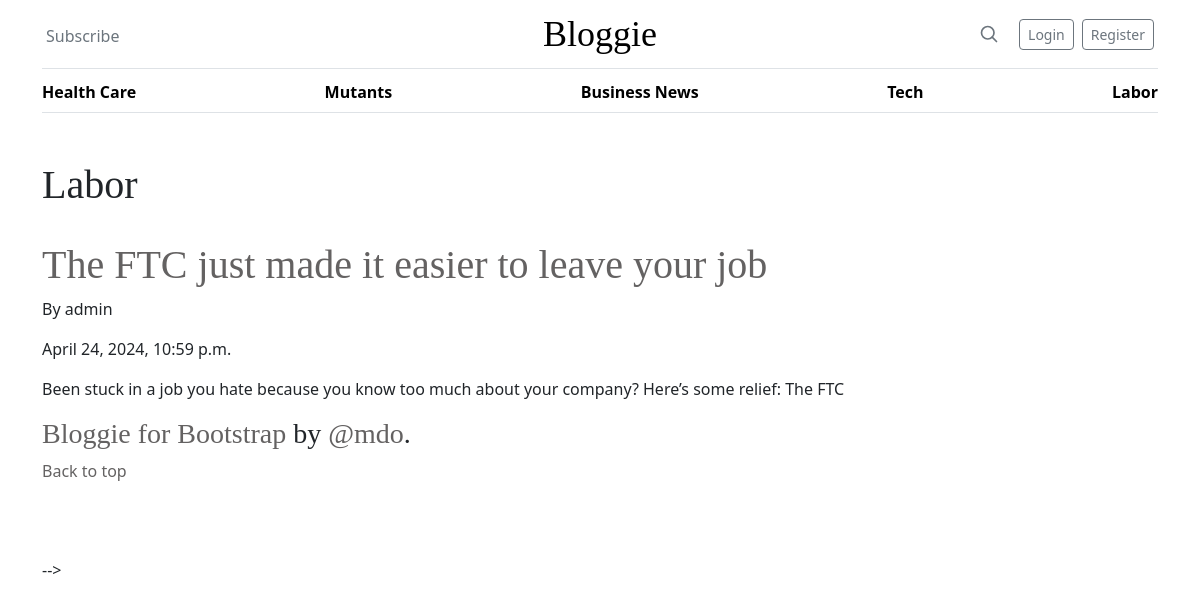
/category/labor/, run on an earlier commit of the app's database.
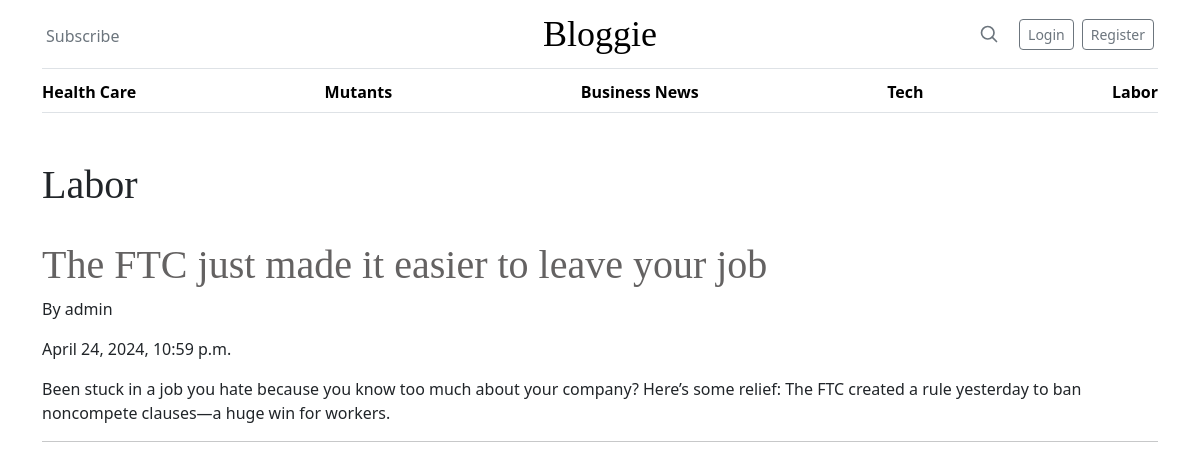
And on a later commit of the database.
### blog/models.py (models this page shows, shortened)
class Post(models.Model):
    title = models.CharField(max_length=255)
    title_tag = models.CharField(max_length=255, default='')
    header_image = models.ImageField(null=True, blank=True, upload_to='images/')
    author = models.ForeignKey(User, on_delete=models.CASCADE)
    date_posted = models.DateTimeField(auto_now_add=True)
    body = RichTextField(blank=True, null=True)
    category = models.CharField(max_length=255, default='default category')
    snippet = models.CharField(max_length=255, default='Click to Read the blog post')
    likes = models.ManyToManyField(User, related_name='blog_post')

### blog/views.py (the view)
# urls.py: path('category/<str:categories>/', CategoryView, name = 'category'),
def CategoryView(request, categories):
    category_posts = Post.objects.filter(category=categories.replace('-', ' '))
    return render(request, 'blog/categories.html', {'category': categories.title().replace('-', ' '), 'category_posts': category_posts})

### blog/context_processors.py (called while the page is built)
def category_menu(request):
    category_menu_list = Category.objects.all()
    return {'category_menu_list': category_menu_list}

### blog/models.py (called while the page is built)
    def __str__(self):
        return self.name

### blog/templates/blog/categories.html (shortened to what this page needs)
{% extends "blog/base.html" %}
{% block content %}
<div class="container mt-5">
    {% if category_posts %}
        <h1>{{ category }}</h1>
        {% for post in category_posts %}
                <div>
                    <a href="{% url 'article-detail' post.pk %}"><h1>{{ post.title }}</h1></a>
                    <p>By {{ post.author }}</p>
                    <p>{{ post.date_posted }}</p>
                    <p>{{ post.body|slice:":200"|safe }}</p>
                </div>
                <hr>
        {% endfor %}
    {% else %}
        <h2>Sorry Category Not Found</h2>
    {% endif %}
</div>
{% endblock %}

### blog/templates/blog/base.html (shortened to what this page needs)
{% load static %}
<!DOCTYPE html>
<html>
<head>
    <link rel="stylesheet" href="{% static 'blog/nav.css' %}">
    <link rel="stylesheet" href="{% static 'blog/bootstrap.min.css' %}">
    <link rel="stylesheet" href="{% static 'blog/style.css' %}">
    <link href="https://cdn.jsdelivr.net/npm/bootstrap@5.3.3/dist/css/bootstrap.min.css" rel="stylesheet">
</head>
<body class="vh-100">
    <div class="container">
        <header class="border-bottom lh-1 py-3">
            <div class="row flex-nowrap justify-content-between align-items-center">
            <div class="col-4 pt-1">
                {% if user.is_authenticated%}
                    <a class="link-secondary mx-1 text-decoration-none" href="{% url 'add-post'%}" class="nav-link">Add Post</a>
                    <a class="link-secondary mx-1 text-decoration-none" href="{% url 'add-category'%}" class="nav-link">Add Category</a>
                    <a class="link-secondary mx-1 text-decoration-none" href="{% url 'logout'%}" class="nav-link">Logout</a>
                {% else %}
                    <a class="link-secondary mx-1 text-decoration-none" href="#">Subscribe</a>
                {% endif %}
            </div>
            <div class="col-4 text-center">
                <a class="blog-header-logo text-body-emphasis text-decoration-none" href="{% url 'home' %}">Bloggie</a>
            </div>
                <div class="col-4 d-flex justify-content-end align-items-center">
                    <a class="link-secondary" href="#" aria-label="Search">
                    <svg xmlns="http://www.w3.org/2000/svg" width="20" height="20" fill="none" stroke="currentColor" stroke-linecap="round" stroke-linejoin="round" stroke-width="2" class="mx-3" role="img" viewBox="0 0 24 24"><title>Search</title><circle cx="10.5" cy="10.5" r="7.5"/><path d="M21 21l-5.2-5.2"/></svg>
                    </a>
                    {% if not user.is_authenticated%}
                            <a class="btn btn-sm btn-outline-secondary mx-1" href="{% url 'login'%}">Login</a>
                            <a class="btn btn-sm btn-outline-secondary mx-1" href="{% url 'register'%}" class="nav-link">Register</a>
                    {% endif %}
                </div>
            </div>
        </header>
        <div class="nav-scroller py-1 mb-3 border-bottom">
            <nav class="nav nav-underline justify-content-between">
                {% block category_menu %}
                    {% for item in category_menu_list %}
                        <a class="nav-item nav-link link-body-emphasis active" href="{% url 'category' item|slugify  %}">{{ item|title }}</a>
                    {% endfor %}
                {% endblock %}
            </nav>
        </div>
    </div>
        {% block content %}{% endblock %}
    <!--
    <footer class="py-5 text-center text-body-secondary bg-body-tertiary footer-container">
        <div class="wrapper">
            <div id="content">
                <h3>Bloggie for <a href="https://getbootstrap.com/">Bootstrap</a> by <a href="https://twitter.com/mdo">@mdo</a>.</h3>
                <p class="mb-0">
                    <a href="#">Back to top</a>
                </p>
            </div>
        </div>
    </footer>-->
</body>
</html>

What changed in the data, as far as the page shows it:
changed Post "The FTC just made it easier to leave your job": body "Been stuck in a job you hate because you know too much about your company? Here’s some relief: The FTC" → "…some relief: The FTC created a rule yesterday to ban noncompete clauses—a huge win for workers."
Also different on the page:
text no longer shown: "Bloggie for Bootstrap by @mdo . Back to top -->"
